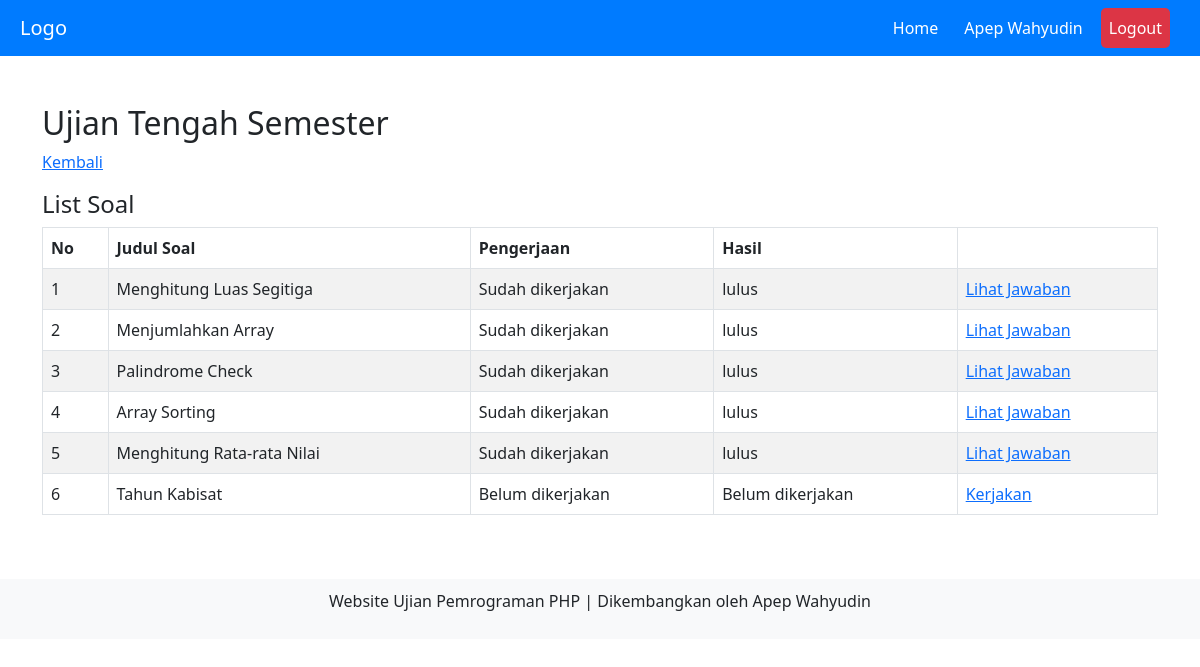
The app's page /home.php?page=soal&id_ujian=13 (signed in) with its own data.
### tables this page shows
CREATE TABLE `siswa` (
  `id_siswa` int(11) NOT NULL,
  `nis` varchar(10) NOT NULL,
  `nama` varchar(30) NOT NULL,
  `password` varchar(100) NOT NULL,
  `id_kelas` int(11) NOT NULL
);

CREATE TABLE `ujian` (
  `id_ujian` int(11) NOT NULL,
  `nama_ujian` varchar(50) NOT NULL,
  `status` varchar(15) NOT NULL,
  `id_guru` int(11) NOT NULL
);

CREATE TABLE `soal` (
  `id_soal` int(11) NOT NULL,
  `judul` varchar(50) NOT NULL,
  `soal` text NOT NULL,
  `waktu` int(11) NOT NULL,
  `status` varchar(10) NOT NULL,
  `id_ujian` int(11) NOT NULL,
  `parameter` text NOT NULL,
  `function_name` varchar(50) NOT NULL,
  `test_code` text NOT NULL
);

CREATE TABLE `hasil` (
  `id` int(11) NOT NULL,
  `id_soal` int(11) NOT NULL,
  `id_ujian` int(11) NOT NULL,
  `id_siswa` int(11) NOT NULL,
  `jawaban` text NOT NULL,
  `test_result` varchar(10) NOT NULL
);

### soal.php (the view, shortened to what this page needs)
<?php
if (isset($_GET['id_ujian']) && is_numeric($_GET['id_ujian'])) {
    $id_ujian = intval($_GET['id_ujian']);
} else {
    header("Location: home.php");
    exit();
}
$stmt = $koneksi->prepare("SELECT id_ujian, nama_ujian FROM ujian WHERE id_ujian = ? AND status = 'aktif'");
$stmt->bind_param("i", $id_ujian);
$stmt->execute();
$result = $stmt->get_result();
$data_ujian = $result->fetch_assoc();
echo "<h2>" . htmlspecialchars($data_ujian['nama_ujian']) . "</h2>";
?>
<p><a href="home.php">Kembali</a></p>
<h4>List Soal</h4>
<table id="myTable" class="table table-striped table-bordered" style="width:100%">
    <thead>
        <tr>
            <th>No</th>
            <th>Judul Soal</th>
            <th>Pengerjaan</th>
            <th>Hasil</th>
            <th></th>
        </tr>
    </thead>
    <tbody>
        <?php
        $stmt = $koneksi->prepare("SELECT * FROM soal WHERE id_ujian = ? AND status = 'aktif'");
        $stmt->bind_param("i", $id_ujian);
        $stmt->execute();
        $result = $stmt->get_result();
        $no = 0;
        while ($data_soal = $result->fetch_assoc()) {
            $no++;
            $stmt_nilai = $koneksi->prepare("SELECT * FROM hasil WHERE id_soal = ? AND id_siswa = ?");
            $stmt_nilai->bind_param("ii", $data_soal['id_soal'], $_SESSION['siswa']);
            $stmt_nilai->execute();
            $result_nilai = $stmt_nilai->get_result();
            $data_hasil = $result_nilai->fetch_assoc();
            $cek_jawaban = $result_nilai->num_rows;
            ?>
            <tr>
                <td><?= $no; ?></td>
                <td><?= htmlspecialchars($data_soal['judul']); ?></td>
                <td>
                    <?= ($cek_jawaban == 1) ? "Sudah dikerjakan" : "Belum dikerjakan"; ?>
                </td>
                <td>
                    <?= ($cek_jawaban == 1) ? $data_hasil["test_result"] : "Belum dikerjakan";?>
                </td>
                <td>
                    <?php if ($cek_jawaban == 1) { ?>
                        <a
                            href='home.php?page=lihat_jawaban&id_ujian=<?= $data_ujian['id_ujian']; ?>&id_soal=<?= $data_soal['id_soal']; ?>'>Lihat
                            Jawaban</a>
                    <?php } else { ?>
                        <a
                            href='home.php?page=kerjakan&id_ujian=<?= $data_ujian['id_ujian']; ?>&id_soal=<?= $data_soal['id_soal']; ?>'>Kerjakan</a>
                    <?php } ?>
                </td>
            </tr>
            <?php
        }
        ?>
    </tbody>
</table>

### home.php (shortened to what this page needs)
<?php
include "koneksi.php";
if (!isset($_SESSION['siswa'])) {
    header("location: index.php");
    exit();
} else {
    $id_siswa = $_SESSION["siswa"];
    $qry_siswa = mysqli_query($koneksi, "SELECT * FROM siswa where id_siswa='$id_siswa'");
    $data_siswa = mysqli_fetch_assoc($qry_siswa);
}
?>
<!DOCTYPE html>
<html lang="en">
<head>
    <link rel="stylesheet" href="assets/dist/css/bootstrap.min.css">
    <link rel="stylesheet" href="https://cdn.datatables.net/2.0.0/css/dataTables.dataTables.min.css">
</head>
<body>
    <nav class="navbar navbar-expand-lg navbar-dark">
        <a class="navbar-brand" href="#">Logo</a>
        <div class="collapse navbar-collapse justify-content-end" id="navbarNav">
            <ul class="navbar-nav">
                <li class="nav-item active">
                    <a class="nav-link" href="home.php">Home</a>
                </li>
                <li class="nav-item">
                    <a class="nav-link" href="#">
                        <?= $data_siswa["nama"]; ?>
                    </a>
                </li>
                <li class="nav-item logout">
                    <a class="nav-link" href="logout.php">Logout</a>
                </li>
            </ul>
        </div>
    </nav>
    <div class="container mt-5 mb-5">
        <div class="row">
            <div class="col-md-12 p-50">
                <?php
                if (isset($_GET['page']) && $_GET['page'] != '') {
                    $page = addslashes($_GET['page']);
                    switch ($page) {
                        case "soal":
                            include "soal.php";
                            break;
                    }
                } else {
                    include "ujian.php";
                }
                ?>
            </div>
        </div>
    </div>
    <div class="footer">
        <p>Website Ujian Pemrograman PHP | Dikembangkan oleh Apep Wahyudin</p>
    </div>
</body>
</html>

### home.php (style rules this page uses)
.navbar { background-color: #007bff; }
.navbar-nav, .navbar-brand { padding-left: 20px; padding-right: 20px; }
.navbar-nav .nav-item { margin-right: 10px; }
.navbar-nav .nav-link { color: #fff; }
.logout { background-color: #dc3545; border-radius: 5px; }
.footer { bottom: 0; width: 100%; background-color: #f8f9fa; text-align: center; padding: 10px 0; }

### records on screen
siswa: nama "Apep Wahyudin"
ujian: nama_ujian "Ujian Tengah Semester"
soal: judul "Menghitung Luas Segitiga", shows "Sudah dikerjakan", hasil.test_result "lulus"
soal: judul "Menjumlahkan Array", shows "Sudah dikerjakan", hasil.test_result "lulus"
soal: judul "Palindrome Check", shows "Sudah dikerjakan", hasil.test_result "lulus"
soal: judul "Array Sorting", shows "Sudah dikerjakan", hasil.test_result "lulus"
soal: judul "Menghitung Rata-rata Nilai", shows "Sudah dikerjakan", hasil.test_result "lulus"
soal: judul "Tahun Kabisat", shows "Belum dikerjakan"
